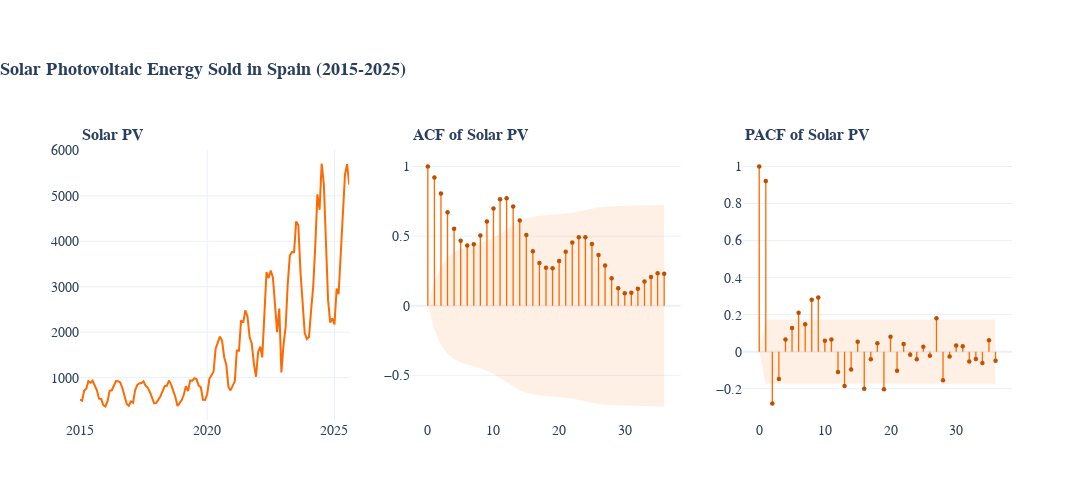

Notebook code cell kept with this figure:
### Markdown cell above
___

### **3. Time Series Evaluation**

### Code cell
solar = series_map['Solar PV']

# plots
subplot_titles = (
    "Solar PV",
    "ACF of Solar PV",
    "PACF of Solar PV",
)
fig = make_subplots(
    rows=1, cols=3, shared_xaxes=False, shared_yaxes=False, subplot_titles=subplot_titles
)
fig.add_scatter(
    x=solar.index,
    y=solar,
    name="Solar",
    mode="lines",
    line=dict(color=colors[2]),
    showlegend=False,
    row=1,
    col=1,
)
plot_acf(solar,max_lags,'acf',0.05,row=1,col=2) #acf
plot_acf(solar,max_lags,'pacf',0.05,row=1,col=3) #pacf

# format plot and subplots
format_subplots(fig, subplot_titles)
format_plot(
    fig,
    "plotly_white",
    500,
    1350,
    "Solar Photovoltaic Energy Sold in Spain (2015-2025)</b>",
    "",
    "Helvetica",
    18,
)
fig.show()
